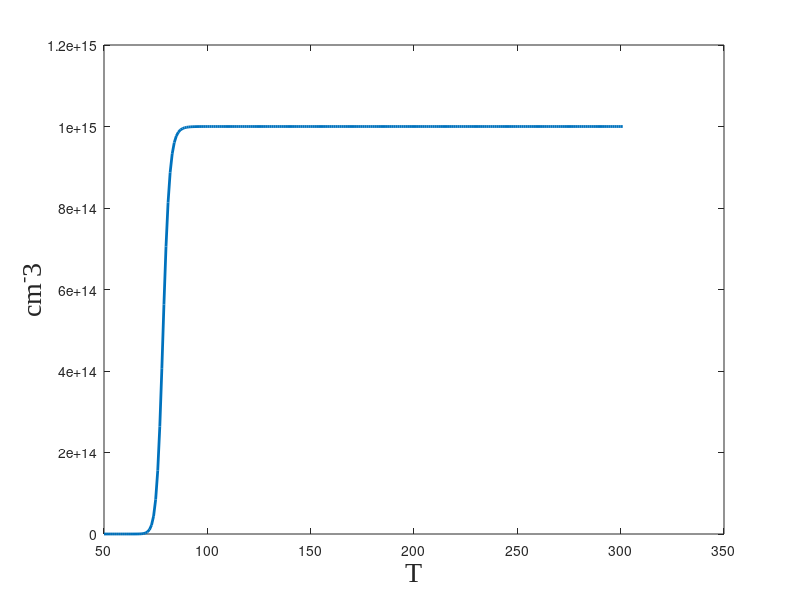
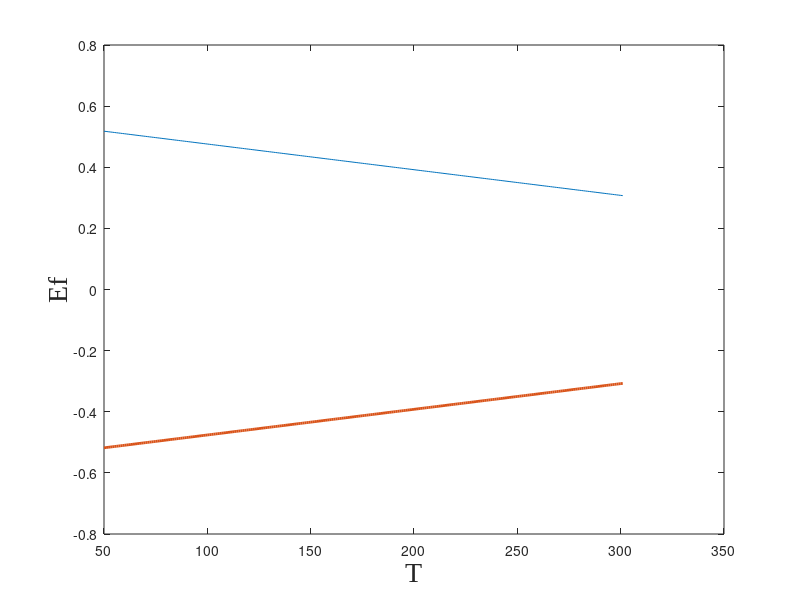

The MATLAB script that drew these images, in order:
clc;clear;
Nd = 10^15;
Na =0;
Nc = 2.8*10^19;
Nv = 1.04*10^19;
Eg = 1.12;
k = 8.62 * 10^-5;

for i= 1:252 %必須為正數,不能用0
    T(i) = (i + 49); %50~300
    ni(i) = (Nc * Nv)^0.5*exp(-Eg/(2*k*T(i)));
    n0(i) = (Nd-Na)/2 + ( ( (Nd-Na)/2 )^2 + ni(i)^2 )^0.5;
    p(i) = (Na-Nd)/2 + ( ( (Na-Nd)/2 )^2 + ni(i)^2 )^0.5;
    
    n02(i) = ni(i)^2/p(i);
    Ef(i) = k*T(i)*log(Nd/ni(i));%log10(x)才是一般的log
   nd(i) = Nd/(1+10^19*exp((-0.6*Ef(i))/(k*T(i))));
end

figure
plot(T,n0-nd,"LineWidth",2);
xlabel('T','fontname','Times New Roman','fontsize',20);
ylabel('cm^-3','fontname','Times New Roman','fontsize',20);

figure
plot(T,Ef,T,-Ef,"LineWidth",2); %x y x2 y2
xlabel('T','fontname','Times New Roman','fontsize',20);
ylabel('Ef','fontname','Times New Roman','fontsize',20);

